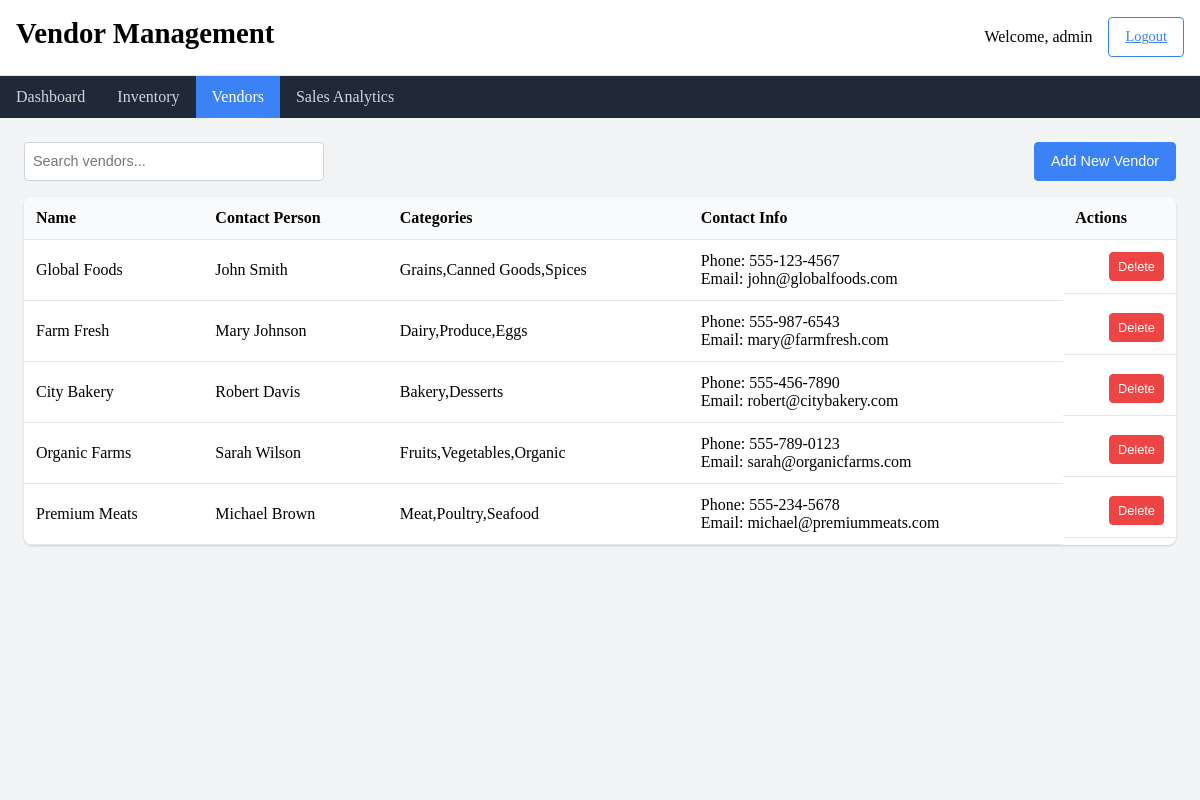
Screenshot of /admin/vendors (signed in) with the database file from the repository.
### tables this page shows
CREATE TABLE vendors (
        id INTEGER PRIMARY KEY AUTOINCREMENT,
        name TEXT NOT NULL,
        contact TEXT NOT NULL,
        phone TEXT NOT NULL,
        email TEXT NOT NULL,
        address TEXT NOT NULL,
        categories TEXT NOT NULL
    );

### app.py (the view)
@app.route('/admin/vendors')
def admin_vendors():
    if 'user_id' not in session or session['role'] != 'admin':
        return redirect(url_for('index'))
    conn = get_db_connection()
    vendors = conn.execute('SELECT * FROM vendors').fetchall()
    conn.close()
    return render_template('admin/vendors.html', vendors=vendors)

### app.py (called while the page is built)
def get_db_connection():
    conn = sqlite3.connect('grocery_store.db')
    conn.row_factory = sqlite3.Row
    return conn

### templates/admin/vendors.html (shortened to what this page needs)
<!DOCTYPE html>
<html lang="en">
<head>
    <link rel="stylesheet" href="{{ url_for('static', filename='css/main.css') }}">
    <link rel="stylesheet" href="{{ url_for('static', filename='css/dashboard.css') }}">
</head>
<body>
    <div class="dashboard-container">
        <header class="dashboard-header">
            <h1>Vendor Management</h1>
            <div class="user-actions">
                <span>Welcome, {{ session['username'] }}</span>
                <a href="{{ url_for('logout') }}" class="btn btn-outline">Logout</a>
            </div>
        </header>
        <nav class="dashboard-nav">
            <ul>
                <li><a href="{{ url_for('admin_dashboard') }}">Dashboard</a></li>
                <li><a href="{{ url_for('admin_inventory') }}">Inventory</a></li>
                <li><a href="{{ url_for('admin_vendors') }}" class="active">Vendors</a></li>
                <li><a href="{{ url_for('admin_sales') }}">Sales Analytics</a></li>
            </ul>
        </nav>
        <main class="dashboard-content">
            <div class="inventory-actions">
                <div class="search-container">
                    <input type="text" id="vendor-search" placeholder="Search vendors...">
                </div>
                <button id="add-vendor-btn" class="btn btn-primary">Add New Vendor</button>
            </div>
            <div class="inventory-table-container">
                <table class="data-table" id="vendor-table">
                    <thead>
                        <tr>
                            <th>Name</th>
                            <th>Contact Person</th>
                            <th>Categories</th>
                            <th>Contact Info</th>
                            <th>Actions</th>
                        </tr>
                    </thead>
                    <tbody>
                        {% for vendor in vendors %}
                        <tr data-id="{{ vendor['id'] }}">
                            <td>{{ vendor['name'] }}</td>
                            <td>{{ vendor['contact'] }}</td>
                            <td>{{ vendor['categories'] }}</td>
                            <td>
                                <div>Phone: {{ vendor['phone'] }}</div>
                                <div>Email: {{ vendor['email'] }}</div>
                            </td>
                            <td class="actions-cell">
                                <button class="btn btn-small btn-danger delete-btn" data-id="{{ vendor['id'] }}">Delete</button>
                            </td>
                        </tr>
                        {% endfor %}
                    </tbody>
                </table>
            </div>
        </main>
    </div>
</body>
</html>

### static/css/main.css (style rules this page uses)
body { background: url("../images/groc.jpg") no-repeat center center fixed; background-size: cover; }
* { margin: 0; padding: 0; box-sizing: border-box; }
h1, h2, h3, h4, h5, h6 { margin-bottom: 0.5rem; font-weight: 600; line-height: 1.2; }
h1 { font-size: 1.8rem; }
.btn { display: inline-block; font-weight: 500; text-align: center; white-space: nowrap; vertical-align: middle; user-select: none; border: 1px solid transparent; padding: 0.5rem 1rem; font-size: 0.9rem; line-height: 1.5; border-radius: 0.25rem; transition: all 0.15s ease-in-out; cursor: pointer; }
.btn-primary { color: #fff; background-color: #3b82f6; border-color: #3b82f6; }
.btn-danger { color: #fff; background-color: #ef4444; border-color: #ef4444; }
.btn-outline { color: #3b82f6; background-color: transparent; border-color: #3b82f6; }
.btn-small { padding: 0.25rem 0.5rem; font-size: 0.8rem; }
input, select, textarea { display: block; width: 100%; padding: 0.5rem; font-size: 0.9rem; line-height: 1.5; color: #495057; background-color: #fff; background-clip: padding-box; border: 1px solid #ced4da; border-radius: 0.25rem; transition: border-color 0.15s ease-in-out; }
.data-table { width: 100%; border-collapse: collapse; }
.data-table th, .data-table td { padding: 0.75rem; text-align: left; border-bottom: 1px solid #e5e7eb; }
.data-table th { background-color: #f9fafb; font-weight: 600; }
.actions-cell { display: flex; gap: 0.5rem; justify-content: flex-end; }

### static/css/dashboard.css (style rules this page uses)
.dashboard-container { min-height: 100vh; display: flex; flex-direction: column; }
.dashboard-header { background-color: #fff; padding: 1rem; display: flex; justify-content: space-between; align-items: center; border-bottom: 1px solid #e5e7eb; }
.user-actions { display: flex; align-items: center; gap: 1rem; }
.dashboard-nav { background-color: #1f2937; color: #fff; }
.dashboard-nav ul { display: flex; list-style: none; padding: 0; margin: 0; }
.dashboard-nav li { margin: 0; }
.dashboard-nav a { display: block; padding: 0.75rem 1rem; color: #d1d5db; text-decoration: none; transition: background-color 0.2s; }
.dashboard-nav a.active { background-color: #3b82f6; color: #fff; }
.dashboard-content { flex: 1; padding: 1.5rem; background-color: #f3f4f6; }
.inventory-actions { display: flex; justify-content: space-between; align-items: center; margin-bottom: 1rem; }
.search-container { width: 300px; }
.inventory-table-container { background-color: #fff; border-radius: 0.5rem; box-shadow: 0 1px 3px 0 rgba(0, 0, 0, 0.1), 0 1px 2px 0 rgba(0, 0, 0, 0.06); overflow: hidden; margin-bottom: 1.5rem; }

### rows the page displays
vendors: name "Global Foods", contact "John Smith", categories "Grains,Canned Goods,Spices", phone "555-123-4567", email "john@globalfoods.com"
vendors: name "Farm Fresh", contact "Mary Johnson", categories "Dairy,Produce,Eggs", phone "555-987-6543", email "mary@farmfresh.com"
vendors: name "City Bakery", contact "Robert Davis", categories "Bakery,Desserts", phone "555-456-7890", email "robert@citybakery.com"
vendors: name "Organic Farms", contact "Sarah Wilson", categories "Fruits,Vegetables,Organic", phone "555-789-0123", email "sarah@organicfarms.com"
vendors: name "Premium Meats", contact "Michael Brown", categories "Meat,Poultry,Seafood", phone "555-234-5678", email "michael@premiummeats.com"

### other values shown
{{ session['username'] }} "admin"
